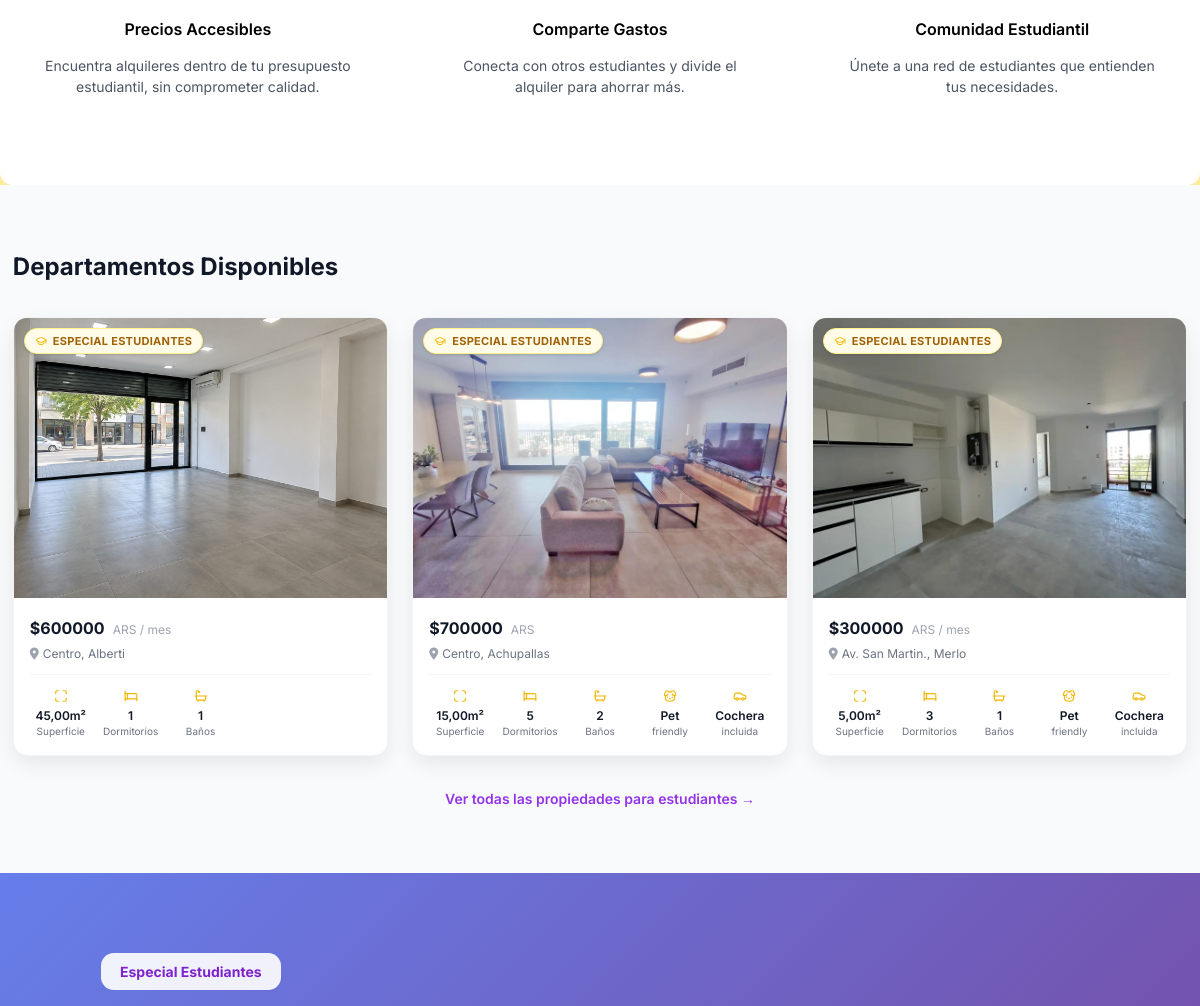
The page /estudiantes/ (middle part) on the database as committed earlier.
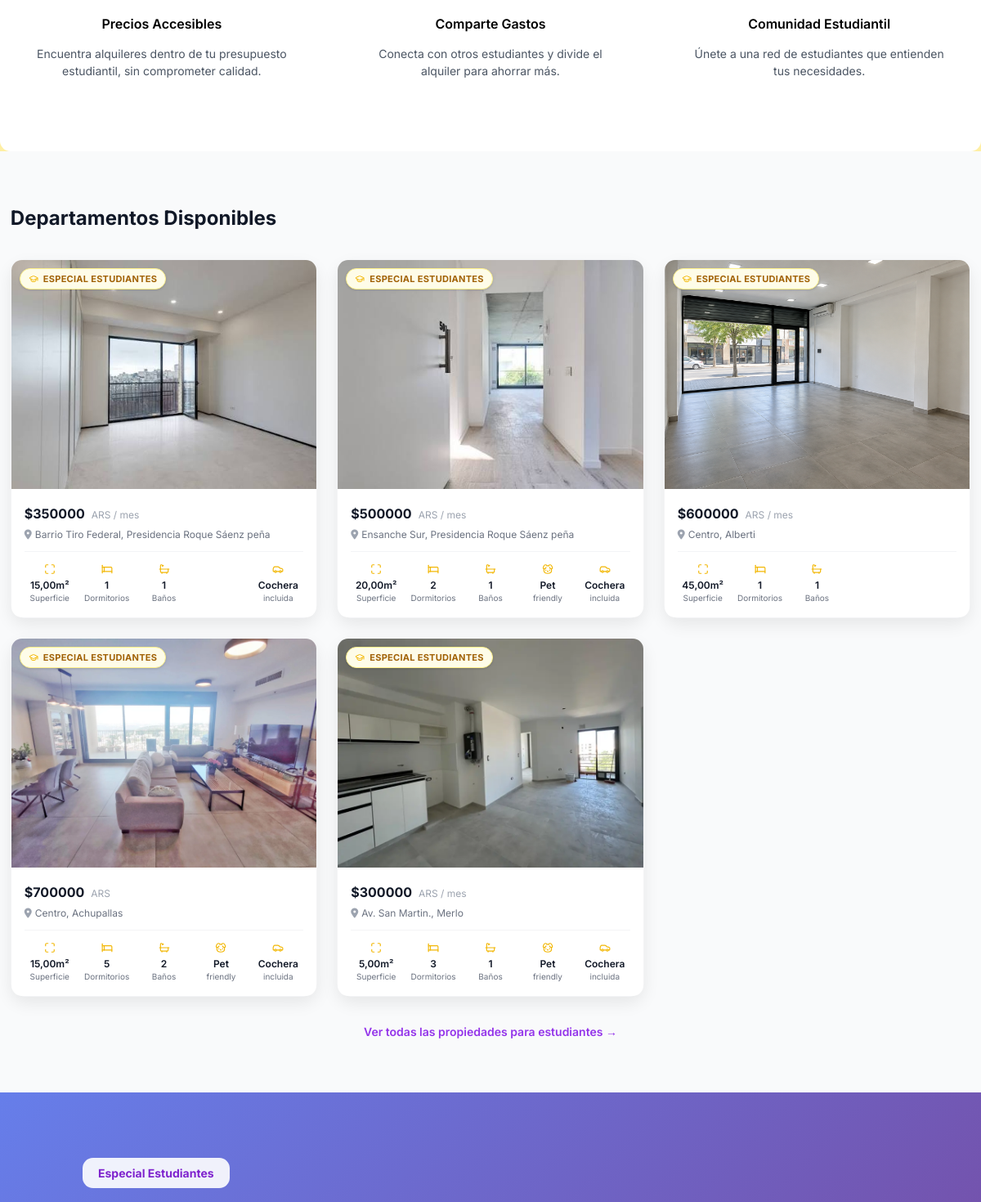
The same page on the database as committed later.
### propiedades/models.py (models this page shows, shortened)
class Propiedad(models.Model):
    TIPO_CHOICES = [
        ('departamento', 'Departamento'),
        ('casa', 'Casa'),
        ('cuarto', 'Cuarto'),
        ('local', 'Local Comercial'),
        ('terreno', 'Terreno'),
        ('oficina', 'Oficina'),
        ('galpon', 'Galpón'),
    ]
    OPERACION_CHOICES = [
        ('alquiler', 'Alquiler'),
        ('venta', 'Venta'),
    ]
    MONEDA_CHOICES = [
        ('ARS', '$ ARS'),
        ('USD', 'US$ USD'),
    ]
    TIPO_CONTACTO_CHOICES = [
        ('dueno', 'Dueño Directo'),
        ('inmobiliaria', 'Inmobiliaria'),
    ]
    ESTADO_CHOICES = [
        ('activa', 'Activa'),
        ('suspendida', 'Suspendida'),
        ('alquilada', 'Alquilada'),
        ('inactiva', 'Inactiva'),
    ]
    propietario = models.ForeignKey(settings.AUTH_USER_MODEL, on_delete=models.CASCADE, related_name='publicaciones')
    categoria = models.ForeignKey(Categoria, on_delete=models.SET_NULL, null=True, blank=True, related_name='propiedades')
    titulo = models.CharField(max_length=200)
    descripcion = models.TextField()
    tipo = models.CharField(max_length=20, choices=TIPO_CHOICES)
    operacion = models.CharField(max_length=20, choices=OPERACION_CHOICES, default='alquiler')
    precio = models.DecimalField(max_digits=10, decimal_places=2, validators=[MinValueValidator(0)])
    moneda = models.CharField(max_length=3, choices=MONEDA_CHOICES, default='ARS')
    incluye_expensas = models.BooleanField(default=False, help_text='¿El precio incluye gastos de expensas?')
    tipo_contacto = models.CharField(max_length=20, choices=TIPO_CONTACTO_CHOICES, default='dueno')
    provincia = models.ForeignKey('ubicaciones.Provincia', on_delete=models.PROTECT, related_name='propiedades')
    ciudad = models.CharField(max_length=100)
    distrito = models.CharField(max_length=100)
    direccion = models.CharField(max_length=255)
    latitud = models.DecimalField(max_digits=10, decimal_places=8, null=True, blank=True)
    longitud = models.DecimalField(max_digits=11, decimal_places=8, null=True, blank=True)
    area = models.DecimalField(max_digits=10, decimal_places=2, help_text='Área en m²')
    habitaciones = models.IntegerField(default=1, validators=[MinValueValidator(0)])
    banos = models.IntegerField(default=1, validators=[MinValueValidator(0)])
    estacionamiento = models.BooleanField(default=False)
    amoblado = models.BooleanField(default=False)
    mascotas = models.BooleanField(default=False)
    piso = models.IntegerField(null=True, blank=True, help_text='Número de piso', validators=[MinValueValidator(-5)])
    balcon = models.BooleanField(default=False, help_text='Tiene balcón o terraza')
    patio = models.BooleanField(default=False, help_text='Tiene patio o jardín')
    parrilla = models.BooleanField(default=False, help_text='Tiene parrilla')
    aire_acondicionado = models.BooleanField(default=False)
    calefaccion = models.BooleanField(default=False)
    ascensor = models.BooleanField(default=False)
    terraza = models.BooleanField(default=False)
    wifi = models.BooleanField(default=False)
    lavanderia = models.BooleanField(default=False, help_text='Tiene lavadero o lavandería')
    seguridad = models.BooleanField(default=False, help_text='Tiene seguridad o portero')
    amenities = models.BooleanField(default=False, help_text='Tiene amenities (pileta, gym, SUM)')
    accesibilidad = models.BooleanField(default=False, help_text='Apto para movilidad reducida')
    piscina = models.BooleanField(default=False)
    gimnasio = models.BooleanField(default=False)
    sauna = models.BooleanField(default=False)
    jacuzzi = models.BooleanField(default=False)
    quincho = models.BooleanField(default=False)
    solarium = models.BooleanField(default=False)
    area_deportiva = models.BooleanField(default=False, help_text='Cuenta con área o cancha deportiva')
    estado = models.CharField(max_length=20, choices=ESTADO_CHOICES, default='activa')
    motivo_suspension = models.CharField(max_length=255, blank=True, help_text='Motivo por el cual la propiedad fue suspendida')
    vistas = models.IntegerField(default=0)
    destacada = models.BooleanField(default=False)
    especial_estudiantes = models.BooleanField(default=False, help_text='Propiedad especial para estudiantes')
    fecha_publicacion = models.DateTimeField(auto_now_add=True)
    fecha_actualizacion = models.DateTimeField(auto_now=True)
    fecha_expiracion = models.DateTimeField(null=True, blank=True)
    class Meta:
        verbose_name = 'Propiedad'
        verbose_name_plural = 'Propiedades'
        ordering = ['-fecha_publicacion']
    def get_moneda_simbolo(self):
        return 'US$' if self.moneda == 'USD' else '$'
    @property
    def imagen_principal(self):
        return self.imagenes.first()

class ImagenPropiedad(models.Model):
    propiedad = models.ForeignKey(Propiedad, on_delete=models.CASCADE, related_name='imagenes')
    imagen = models.ImageField(upload_to='propiedades/', validators=[validar_imagen_propiedad])
    orden = models.IntegerField(default=0)
    es_principal = models.BooleanField(default=False)
    fecha_subida = models.DateTimeField(auto_now_add=True)
    class Meta:
        verbose_name = 'Imagen de propiedad'
        verbose_name_plural = 'Imágenes de propiedades'
        ordering = ['orden', '-es_principal']

### propiedades/views.py (the view)
# urls.py: path('estudiantes/', views.estudiantes, name='estudiantes'),
def estudiantes(request):
    propiedades_estudiantes = Propiedad.objects.filter(
        estado='activa',
        especial_estudiantes=True
    ).select_related('propietario').prefetch_related('imagenes')[:12]
    print(f"DEBUG: Propiedades encontradas: {propiedades_estudiantes.count()}")
    for prop in propiedades_estudiantes:
        print(f"  - {prop.id}: {prop.titulo}")
    context = {
        'propiedades_estudiantes': propiedades_estudiantes,
    }
    return render(request, 'propiedades/estudiantes.html', context)

### propiedades/context_processors.py (called while the page is built, shortened)
def obtener_ubicacion_cookie(request):
    crudo = request.COOKIES.get(COOKIE_UBICACION)
    if not crudo:
        return None

def ubicacion(request):
    return {'ubicacion_actual': obtener_ubicacion_cookie(request)}

### propiedades/templatetags/iconos.py (called while the page is built)
@register.simple_tag
def icono(nombre, clase='', color='#F2B705'):
    contenido = ICONOS.get(nombre)
    if contenido is None:
        return ''
    svg = (
        '<svg xmlns="http://www.w3.org/2000/svg" viewBox="0 0 24 24" '
        'fill="none" stroke="{color}" stroke-width="2" stroke-linecap="round" '
        'stroke-linejoin="round" class="icono-lacolmena {clase}" '
        'style="width:1em;height:1em;display:inline-block;vertical-align:-0.125em;flex-shrink:0;">'
        '{contenido}'
        '</svg>'
    ).format(color=color, clase=clase, contenido=contenido)
    return mark_safe(svg)

### propiedades/templates/propiedades/estudiantes.html (shortened to what this page needs)
{% extends 'base.html' %}
{% block content %}
<div class="bg-white py-16">
    <div class="max-w-7xl mx-auto px-4 sm:px-6 lg:px-8">
        <div class="grid md:grid-cols-3 gap-8">
            <div class="text-center p-6">
                <h3 class="text-xl font-semibold mb-3">Precios Accesibles</h3>
                <p class="text-gray-600">Encuentra alquileres dentro de tu presupuesto estudiantil, sin comprometer calidad.</p>
            </div>
            <div class="text-center p-6">
                <h3 class="text-xl font-semibold mb-3">Comparte Gastos</h3>
                <p class="text-gray-600">Conecta con otros estudiantes y divide el alquiler para ahorrar más.</p>
            </div>
            <div class="text-center p-6">
                <h3 class="text-xl font-semibold mb-3">Comunidad Estudiantil</h3>
                <p class="text-gray-600">Únete a una red de estudiantes que entienden tus necesidades.</p>
            </div>
        </div>
    </div>
</div>
<div id="propiedades" class="bg-gray-50 py-16">
    <div class="max-w-7xl mx-auto px-4 sm:px-6 lg:px-8">
        <h2 class="text-3xl font-bold text-gray-900 mb-8">Departamentos Disponibles</h2>
        {% if propiedades_estudiantes %}
            <div class="grid md:grid-cols-3 gap-6">
                {% for propiedad in propiedades_estudiantes %}
                    {% include 'propiedades/_tarjeta_propiedad.html' with propiedad=propiedad badge_texto="Especial estudiantes" %}
                {% endfor %}
            </div>
        {% else %}
            <p class="text-center text-gray-600 py-8">No hay propiedades disponibles en este momento.</p>
        {% endif %}
        <div class="text-center mt-8">
            <a href="{% url 'propiedades:listado' %}?especial_estudiantes=1" class="text-purple-600 hover:text-purple-700 font-semibold">
                Ver todas las propiedades para estudiantes →
            </a>
        </div>
    </div>
</div>
<div class="py-20" style="background: linear-gradient(135deg, #667eea 0%, #764ba2 100%);">
    <div class="max-w-5xl mx-auto px-4 sm:px-6 lg:px-8">
        <div class="text-left">
            <div class="inline-block bg-white bg-opacity-90 px-6 py-2 rounded-full mb-6">
                <span class="text-purple-700 font-bold">Especial Estudiantes</span>
            </div>
        </div>
    </div>
</div>
{% endblock %}

### propiedades/templates/propiedades/_tarjeta_propiedad.html (shortened to what this page needs)
<div class="h-full flex flex-col rounded-2xl shadow-lg border border-gray-100 hover:shadow-xl transition">
<div class="flex-1 flex flex-col bg-white rounded-2xl overflow-hidden">
    <a href="{% url 'propiedades:detalle' propiedad.pk %}" class="flex flex-col flex-1">
    <div class="relative shrink-0">
        {% if propiedad.imagen_principal %}
        <img src="{{ propiedad.imagen_principal.imagen.url }}"
             alt="{{ propiedad.titulo }}"
             class="w-full aspect-[4/3] object-cover">
        {% else %}
        <div class="w-full aspect-[4/3] bg-gray-100 flex items-center justify-center">
            <i class="fas fa-home text-gray-300 text-4xl"></i>
        </div>
        {% endif %}
        {% if badge_texto %}
        <span class="absolute top-2.5 left-2.5 inline-flex items-center gap-1.5 bg-yellow-50 text-yellow-700 border border-yellow-200 text-[11px] font-bold px-2.5 py-1 rounded-full shadow uppercase tracking-wide">
            {% icono "ideal_estudiantes" clase="text-xs" %} {{ badge_texto }}
        </span>
        {% else %}
        {% badge_propiedad propiedad %}
        {% endif %}
    </div>
    <div class="p-4 flex flex-col flex-1">
        <div class="flex items-baseline gap-2 mb-1">
            <span class="text-xl font-bold text-gray-900">{{ propiedad.get_moneda_simbolo }}{{ propiedad.precio|floatformat:0 }}</span>
            <span class="text-xs text-gray-400">{{ propiedad.moneda }}{% if propiedad.operacion == 'alquiler' %} / mes{% endif %}</span>
        </div>
        <p class="text-gray-500 text-xs flex items-center mb-3 min-w-0">
            <i class="fas fa-map-marker-alt mr-1 text-gray-400 flex-shrink-0"></i>
            <span class="truncate">{{ propiedad.distrito }}, {{ propiedad.ciudad }}</span>
        </p>
        <div class="mt-auto flex flex-wrap gap-2 pt-3 border-t border-gray-100">
            <div class="flex-1 min-w-[56px] text-center">
                {% icono "superficie" clase="text-sm mb-0.5" %}
                <p class="font-semibold text-gray-900 text-xs">{{ propiedad.area }}m²</p>
                <p class="text-[10px] text-gray-500">Superficie</p>
            </div>
            <div class="flex-1 min-w-[56px] text-center">
                {% icono "dormitorios" clase="text-sm mb-0.5" %}
                <p class="font-semibold text-gray-900 text-xs">{{ propiedad.habitaciones }}</p>
                <p class="text-[10px] text-gray-500">Dormitorios</p>
            </div>
            <div class="flex-1 min-w-[56px] text-center">
                {% icono "banos" clase="text-sm mb-0.5" %}
                <p class="font-semibold text-gray-900 text-xs">{{ propiedad.banos }}</p>
                <p class="text-[10px] text-gray-500">Baños</p>
            </div>
            <div class="flex-1 min-w-[56px] text-center {% if not propiedad.mascotas %}invisible{% endif %}">
                {% icono "mascotas" clase="text-sm mb-0.5" %}
                <p class="font-semibold text-gray-900 text-xs">Pet</p>
                <p class="text-[10px] text-gray-500">friendly</p>
            </div>
            <div class="flex-1 min-w-[56px] text-center {% if not propiedad.estacionamiento %}invisible{% endif %}">
                {% icono "estacionamiento" clase="text-sm mb-0.5" %}
                <p class="font-semibold text-gray-900 text-xs">Cochera</p>
                <p class="text-[10px] text-gray-500">incluida</p>
            </div>
        </div>
    </div>
    </a>
</div>
</div>

Rows that differ between the two databases and show on the page:
added Propiedad: imagen_principal.imagen (picture), badge_texto "ESPECIAL ESTUDIANTES", get_moneda_simbolo "$", precio "350000", moneda "ARS", operacion "/ mes", distrito "Barrio Tiro Federal", ciudad "Presidencia Roque Sáenz peña", area "15,00", habitaciones "1", banos "1"
added Propiedad: imagen_principal.imagen (picture), badge_texto "ESPECIAL ESTUDIANTES", get_moneda_simbolo "$", precio "500000", moneda "ARS", operacion "/ mes", distrito "Ensanche Sur", ciudad "Presidencia Roque Sáenz peña", area "20,00", habitaciones "2", banos "1"
